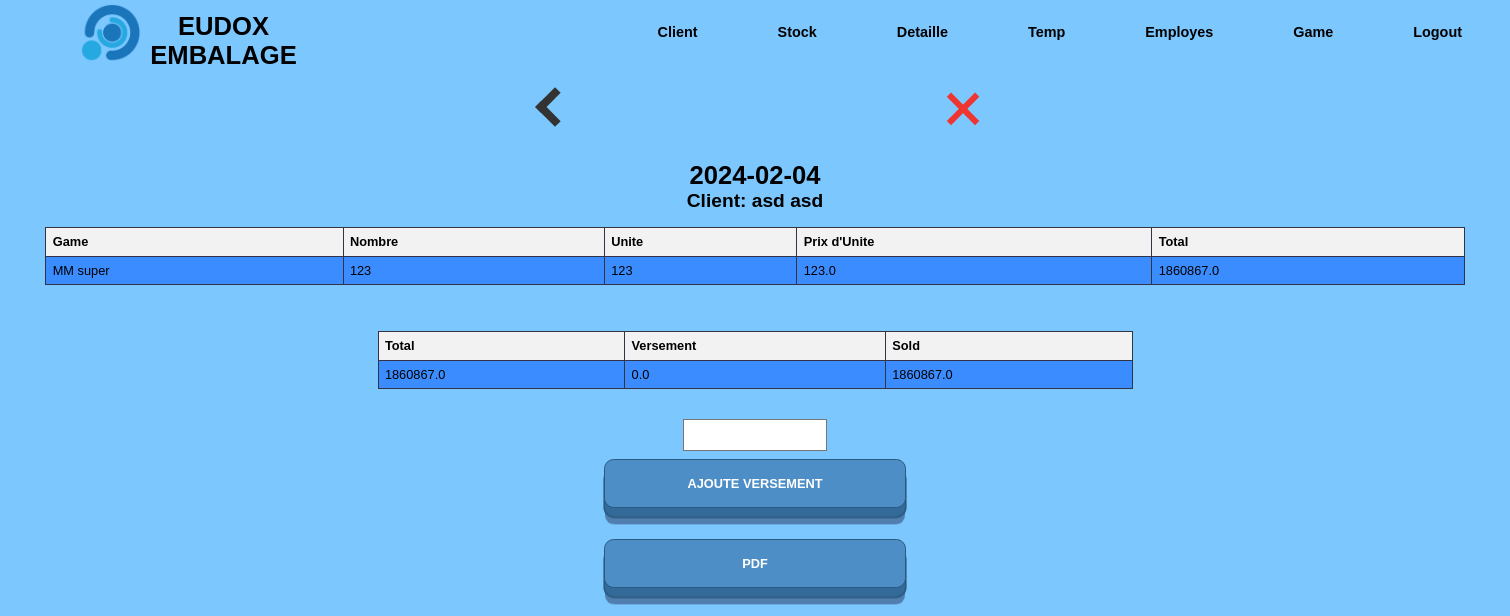
Screenshot of /client/view/1 with the database file from the repository.
### tables this page shows
CREATE TABLE stock_data (
        id INTEGER PRIMARY KEY AUTOINCREMENT,
        p_date DATE NOT NULL,
        first_name TEXT NOT NULL,
        last_name TEXT NOT NULL,
        payment REAL NOT NULL
    );

CREATE TABLE stk_game (
        id INTEGER PRIMARY KEY AUTOINCREMENT,
        g_name TEXT NOT NULL,
        stock_id INTEGER,
        number INTEGER NOT NULL,
        unit INTEGER NOT NULL,
        unit_price REAL NOT NULL,
        FOREIGN KEY (stock_id) REFERENCES stock_data(id)
    );

### app.py (the view, shortened to what this page needs)
@app.route('/client/view/<int:id>', methods=['POST', 'GET'])
def view_c_game(id):
    conn = sqlite3.connect('form_data.db')
    cursor = conn.cursor()
    cursor.execute('SELECT first_name, last_name, p_date, payment FROM stock_data WHERE id = ?', (id,))
    user_data = cursor.fetchone()
    cursor.execute('SELECT * FROM stk_game WHERE stock_id = ?', (id,))
    games = cursor.fetchall()
    conn.close()
    total = 0
    for game in games:
        total = total + (game[3]*game[4]*game[5])
    sold = total - user_data[3]
    return render_template('c_view_id.html', user_data=user_data, games=games , sold=sold, t=total, id=id)

### templates/c_view_id.html (shortened to what this page needs)
{% extends 'main.html' %}
{% block top %}
<a href="/client/view" id="back"><div class="thick-arrow-left"></div></a>
<a href="/main" id="aclose"><div class="close"></div></a>
{% endblock %}
{% block bot %}
<h1>{{ user_data[2] }}</h1>
<h2>Client: {{ user_data[0] }} {{ user_data[1] }}</h2>
<table>
  <tr>
    <th>Game</th>
    <th>Nombre</th>
    <th>Unite</th>
    <th>Prix d'Unite</th>
    <th>Total</th>
  </tr>
  {% for game in games %}
    <tr>
      <td>{{ game[1] }}</td>
      <td>{{ game[3] }}</td>
      <td>{{ game[4] }}</td>
      <td>{{ game[5] }}</td>
      <td>{{ game[3] * game[4] * game[5] }}</td>
    </tr>
  {% endfor %}
</table>
<table class="p" onclick="window.location='/client/view/{{ id }}/payment';" style="cursor: pointer;">
  <tr>
    <th>Total</th>
    <th>Versement</th>
    <th>Sold</th>
  </tr>
  <tr>
    <td>{{ t }}</td>
    <td>{{ user_data[3] }}</td>
    <td>{{ sold }}</td>
  </tr>
</table>
<br>
<form method="POST" action="/client/view/{{ id }}">
  <input type="number" id="pay" name="pay" required>
  <br>
  <button type="submit" class="button-19">Ajoute versement</button>
</form>
<br>
<button class="button-19" onclick="window.open('/client/view/{{ id }}/makePDF', '_blank')" >PDF</button>
<br>
{% endblock %}

### static/css/style.css (style rules this page uses)
body, h1, h2, h3, p, ul, li { margin: 0; padding: 0; }
body { font-family: Arial, sans-serif; background-color: #7dc7ff; zoom: 80%; }
a { color: inherit; text-decoration: none; }
button.button-19 { touch-action: manipulation; position: relative; display: inline-block; cursor: pointer; outline: none; border: 0; vertical-align: middle; text-decoration: none; font-size: inherit; font-family: inherit; }
button.button-19 { touch-action: manipulation; font-weight: 600; color: #fff; text-transform: uppercase; padding: 1.25em 2em; background: #4d8ec6; border: 2px solid #2a5a7f; border-radius: 0.75em; transform-style: preserve-3d; transition: transform 150ms cubic-bezier(0, 0, 0.58, 1), background 150ms cubic-bezier(0, 0, 0.58, 1); }
button.button-19::before { position: absolute; content: ""; width: 100%; height: 100%; top: 0; left: 0; right: 0; bottom: 0; background: #346a99; border-radius: inherit; box-shadow: 0 0 0 2px #2a5a7f, 0 0.625em 0 0 #507eae; transform: translate3d(0, 0.75em, -1em); transition: transform 150ms cubic-bezier(0, 0, 0.58, 1), box-shadow 150ms cubic-bezier(0, 0, 0.58, 1); }
#aclose { margin-left: 28vw; }
.thick-arrow-left { margin: 35px; width: 25px; height: 25px; border: 10px solid #333; border-left: 0; border-top: 0; transform: rotate(135deg); }
#back { margin-left: 34%; }
.close { margin: 30px; background: #f03530; height: 50px; position: relative; width: 8px; transform: rotate(45deg); }
.close:after { background: #f03530; content: ""; height: 8px; left: -21px; position: absolute; top: 21px; width: 50px; }
.bot_side input { height: 35px; }
.bot_side .button-19 { width: 20%; margin: 10px; }

### templates/c_view_id.html (style rules this page uses)
.p { width: 50%; margin: 25%; margin-top: 1%; margin-bottom: 1% }
table { border-collapse: collapse; width: 94%; margin: 3%; margin-top: 1%; }
th, td { border: 1px solid #333344; padding: 8px; text-align: left; }
th { background-color: #f2f2f2; }
tr:nth-child(even) td { background-color: #3a8cff; }

### rows the page displays
stock_data: p_date "2024-02-04", first_name "asd", last_name "asd", payment "0.0"
stk_game: g_name "MM super", number "123", unit "123", unit_price "123.0", game[3]*game[4]*game[5] "1860867.0"

### other values shown
{{ t }} "1860867.0"
{{ sold }} "1860867.0"
